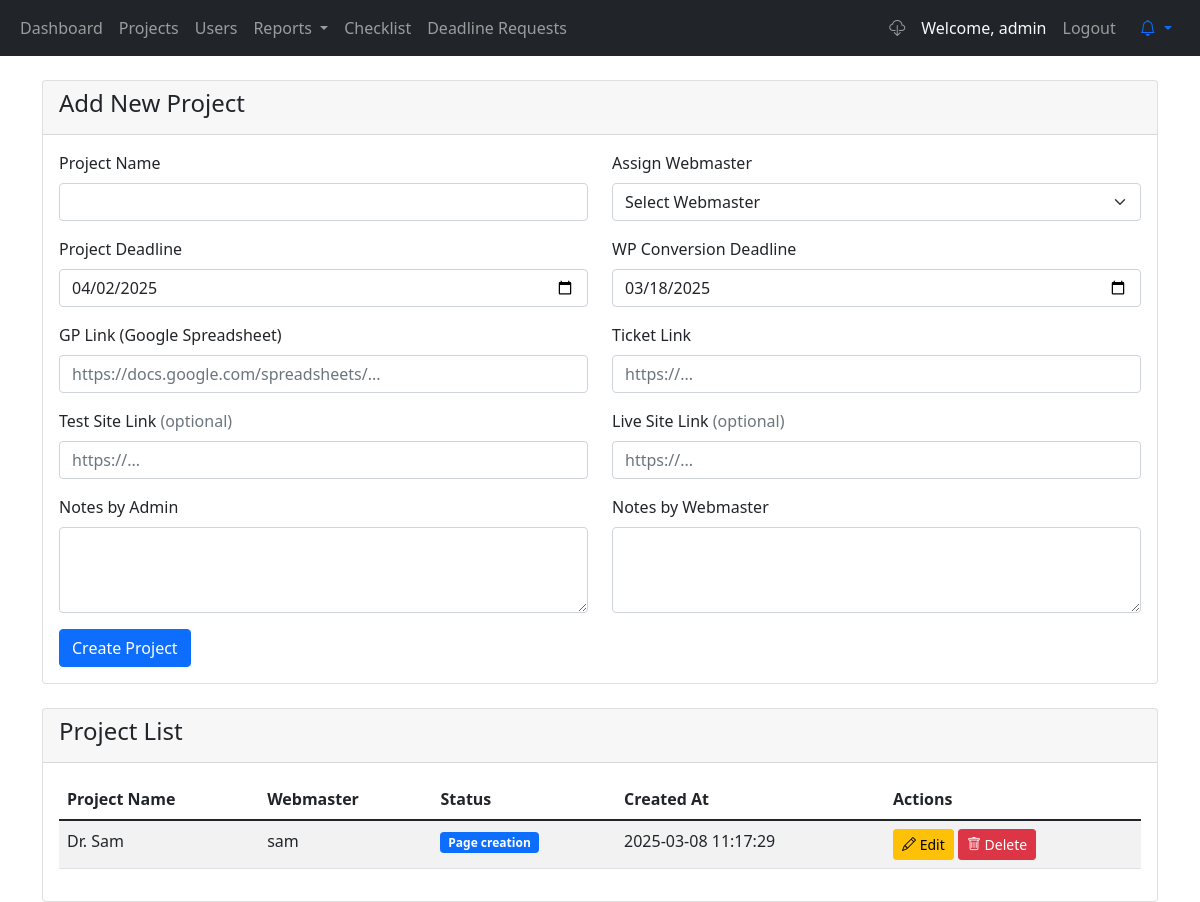
/projects.php (signed in), run on the app's committed database.
### tables this page shows
CREATE TABLE IF NOT EXISTS `projects` (
  `id` int NOT NULL AUTO_INCREMENT,
  `name` varchar(100) NOT NULL,
  `webmaster_id` int DEFAULT NULL,
  `current_status` varchar(255) DEFAULT 'wp_conversion',
  `project_deadline` date DEFAULT NULL,
  `wp_conversion_deadline` date DEFAULT NULL,
  `gp_link` varchar(255) DEFAULT NULL,
  `ticket_link` varchar(255) DEFAULT NULL,
  `test_site_link` varchar(255) DEFAULT NULL,
  `live_site_link` varchar(255) DEFAULT NULL,
  `created_at` timestamp NULL DEFAULT CURRENT_TIMESTAMP,
  `updated_at` timestamp NULL DEFAULT CURRENT_TIMESTAMP ON UPDATE CURRENT_TIMESTAMP,
  `admin_notes` text,
  `webmaster_notes` text,
  PRIMARY KEY (`id`),
  UNIQUE KEY `unique_project_name` (`name`),
  KEY `webmaster_id` (`webmaster_id`)
);

CREATE TABLE IF NOT EXISTS `users` (
  `id` int NOT NULL AUTO_INCREMENT,
  `username` varchar(50) NOT NULL,
  `email` varchar(255) NOT NULL,
  `password` varchar(255) NOT NULL,
  `role` enum('admin','qa_manager','qa_reporter','webmaster') NOT NULL,
  `created_at` timestamp NULL DEFAULT CURRENT_TIMESTAMP,
  PRIMARY KEY (`id`),
  UNIQUE KEY `username` (`username`),
  UNIQUE KEY `unique_email` (`email`(191))
);

### includes/config.php (called while the page is built, shortened)
<?php
function getUserRole() {
    return $_SESSION['user_role'] ?? null;
}

### projects.php (the view, shortened to what this page needs)
<?php
require_once 'includes/config.php';
$items_per_page = 10;
$page = isset($_GET['page']) ? (int)$_GET['page'] : 1;
$offset = ($page - 1) * $items_per_page;
$projects_query = "SELECT p.*, u.username as webmaster_name
                  FROM projects p
                  LEFT JOIN users u ON p.webmaster_id = u.id
                  ORDER BY p.created_at DESC
                  LIMIT ? OFFSET ?";
$stmt = $conn->prepare($projects_query);
$stmt->bind_param("ii", $items_per_page, $offset);
$stmt->execute();
$projects = $stmt->get_result();
?>
<!DOCTYPE html>
<html lang="en">
<head>
    <link href="https://cdn.jsdelivr.net/npm/bootstrap@5.1.3/dist/css/bootstrap.min.css" rel="stylesheet">
    <link href="https://cdn.jsdelivr.net/npm/bootstrap-icons@1.8.1/font/bootstrap-icons.css" rel="stylesheet">
</head>
<body>
    <?php include 'includes/header.php'; ?>
    <div class="container mt-4">
        <div class="card mb-4">
            <div class="card-header">
                <h4>Add New Project</h4>
            </div>
            <div class="card-body">
                <form method="POST">
                    <div class="row">
                        <div class="col-md-6 mb-3">
                            <label for="project_name" class="form-label">Project Name</label>
                            <input type="text" class="form-control" id="project_name" name="project_name" required>
                        </div>
                        <div class="col-md-6 mb-3">
                            <label for="webmaster_id" class="form-label">Assign Webmaster</label>
                            <select class="form-select" id="webmaster_id" name="webmaster_id" required>
                                <option value="">Select Webmaster</option>
                            </select>
                        </div>
                    </div>
                    <div class="row">
                        <div class="col-md-6 mb-3">
                            <label for="project_deadline" class="form-label">Project Deadline</label>
                            <input type="date" class="form-control" id="project_deadline" name="project_deadline" required>
                        </div>
                        <div class="col-md-6 mb-3">
                            <label for="wp_conversion_deadline" class="form-label">WP Conversion Deadline</label>
                            <input type="date" class="form-control" id="wp_conversion_deadline" name="wp_conversion_deadline" required>
                        </div>
                    </div>
                    <div class="row">
                        <div class="col-md-6 mb-3">
                            <label for="gp_link" class="form-label">GP Link (Google Spreadsheet)</label>
                            <input type="url" class="form-control" id="gp_link" name="gp_link" placeholder="https://docs.google.com/spreadsheets/..." required>
                        </div>
                        <div class="col-md-6 mb-3">
                            <label for="ticket_link" class="form-label">Ticket Link</label>
                            <input type="url" class="form-control" id="ticket_link" name="ticket_link" placeholder="https://..." required>
                        </div>
                    </div>
                    <div class="row">
                        <div class="col-md-6 mb-3">
                            <label for="test_site_link" class="form-label">Test Site Link <span class="text-muted">(optional)</span></label>
                            <input type="url" class="form-control" id="test_site_link" name="test_site_link" placeholder="https://...">
                        </div>
                        <div class="col-md-6 mb-3">
                            <label for="live_site_link" class="form-label">Live Site Link <span class="text-muted">(optional)</span></label>
                            <input type="url" class="form-control" id="live_site_link" name="live_site_link" placeholder="https://...">
                        </div>
                    </div>
                    <div class="row">
                        <div class="col-md-6 mb-3">
                            <label for="admin_notes" class="form-label">Notes by Admin</label>
                            <textarea class="form-control" id="admin_notes" name="admin_notes" rows="3"></textarea>
                        </div>
                        <div class="col-md-6 mb-3">
                            <label for="webmaster_notes" class="form-label">Notes by Webmaster</label>
                            <textarea class="form-control" id="webmaster_notes" name="webmaster_notes" rows="3"
                                     <?php echo $user_role !== 'admin' ? 'readonly' : ''; ?>></textarea>
                        </div>
                    </div>
                    <button type="submit" class="btn btn-primary">Create Project</button>
                </form>
            </div>
        </div>
        <div class="card">
            <div class="card-header">
                <h4>Project List</h4>
            </div>
            <div class="card-body">
                <div class="table-responsive">
                    <table class="table table-striped">
                        <thead>
                            <tr>
                                <th>Project Name</th>
                                <th>Webmaster</th>
                                <th>Status</th>
                                <th>Created At</th>
                                <th>Actions</th>
                            </tr>
                        </thead>
                        <tbody>
                            <?php while ($project = $projects->fetch_assoc()): ?>
                            <tr>
                                <td><?php echo htmlspecialchars($project['name']); ?></td>
                                <td><?php
                                if($project['webmaster_name'] == null){
                                    echo '<span class="badge bg-danger">
                                                Deleted User</span>';
                                }else{
                                echo htmlspecialchars($project['webmaster_name']);
                                }
                                 ?></td>
                                <td>
                                    <span class="badge bg-primary">
                                        <?php echo ucfirst(str_replace('_', ' ', $project['current_status'])); ?>
                                    </span>
                                </td>
                                <td><?php echo date('Y-m-d H:i:s', strtotime($project['created_at'])); ?></td>
                                <td>
                                    <button class="btn btn-sm btn-warning"
                                            onclick="editProject(<?php echo htmlspecialchars(json_encode($project)); ?>)">
                                        <i class="bi bi-pencil"></i> Edit
                                    </button>
                                    <form method="POST" class="d-inline"
                                          onsubmit="return confirm('Are you sure you want to delete this project? This action cannot be undone.');">
                                        <button type="submit" class="btn btn-sm btn-danger">
                                            <i class="bi bi-trash"></i> Delete
                                        </button>
                                    </form>
                                </td>
                            </tr>
                            <?php endwhile; ?>
                        </tbody>
                    </table>
                </div>
            </div>
        </div>
    </div>
</body>
</html>

### data on the page
projects: name "Dr. Sam", users.username "sam", current_status "Page creation", created_at "2025-03-08 11:17:29"

### other printed values
$_SESSION['username'] "admin"
